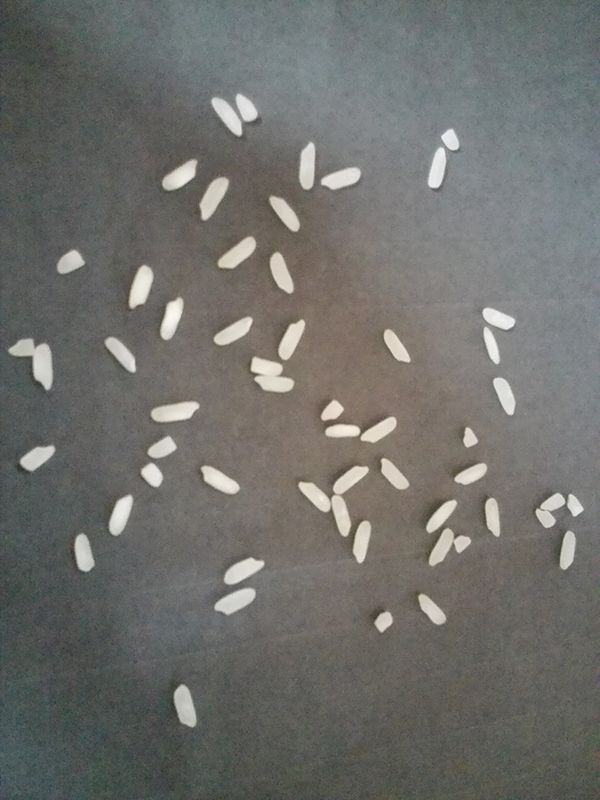
//> input picture OPENCV-C1/2.jpg, 600 x 800 px
$ ./OPENCV-C1   (built with g++ and OpenCV 4)
//> lines starting //> are read from the running program, lines starting //| are printed output that depends on the picture; after the words box and inside, x2 and y2 are one past the last pixel; in counts of white or black regions, pixels touching at a corner belong together
//> further down, frame is the input picture: 800 rows x 600 cols, CV_8UC3; mean B, G, R 107.6, 111.2, 111
### OPENCV-C1/MyCV.h
#pragma once
class MyCV
{
public:
	MyCV();
	~MyCV();

	static Mat spfz(Mat intimg);
	static Mat Two_valued(Mat in, int center);
	static Mat Iterative_threshold_segmentation(Mat in, float cha);//迭代法阈值分割
	static Mat Iterative_threshold_segmentation(Mat in, float cha,int kuainum);
	static Mat Copy(Mat oldimg, Mat addimg, Point oldpoint, Rect addrect);
	static Mat GetBackgroundimg(Mat in, int sizex, int sizey);
	static Mat Mult(Mat oldimg, Mat multimg);
};

### OPENCV-C1/stdafx.h
// stdafx.h : 标准系统包含文件的包含文件，
// 或是经常使用但不常更改的
// 特定于项目的包含文件
//

#pragma once

#include "targetver.h"

#include <stdio.h>
#include <tchar.h>
#include <iostream>
#include <core.hpp>
#include <imgproc.hpp>
#include <highgui.hpp>
#include <vector>

using namespace std;
using namespace cv;


// TODO:  在此处引用程序需要的其他头文件

### OPENCV-C1/MyCV.cpp
#include "stdafx.h"
#include "MyCV.h"


MyCV::MyCV()
{
}


MyCV::~MyCV()
{
}

// [30 lines left out: functions spfz, Two_valued, not called in this run]

Mat MyCV::Iterative_threshold_segmentation(Mat in, float cha){
	float high=0,low=0;
	int highnum = 1, lownum = 1;
	int h = in.rows;
	int w = in.cols;
	for (int i = 0; i < h; i++){
		for (int j = 0; j < w; j++){
			high += in.at<uchar>(i, j);
		}
	}
	float threshold = high/h/w;//阈值
	Mat out(h, w, CV_8U);
	do
	{
		high = 0;
		low = 0;
		highnum = 1;
		lownum = 1;
		for (int i = 0; i < h; i++){
			for (int j = 0; j < w; j++){
				if (in.at<uchar>(i, j) > threshold){
					high += in.at<uchar>(i, j);
					highnum++;
				}
				else{
					low += in.at<uchar>(i, j);
					lownum++;
				}
			}
		}
		if ((high / highnum + low / lownum) / 2 - threshold>cha){
			threshold = (high / highnum + low / lownum) / 2;
		}
		else
		{
			break;
		}
	} while (true);
	//cout << threshold << "<==>" << ((high / highnum + low / lownum) / 2) << endl;
	for (int i = 0; i < h; i++){
		for (int j = 0; j < w; j++){
			if (in.at<uchar>(i, j) >= threshold){
				out.at<uchar>(i, j) = 255;
			}
			else{
				out.at<uchar>(i, j) = 0;
			}
		}
	}
	return out;
}

Mat MyCV::Copy(Mat oldimg, Mat addimg, Point oldpoint, Rect addrect){
//> called with oldpoint = Point(1, 1), addrect = Rect(0, 0, 600, 800)
	Mat out(oldimg);
	int h = oldimg.rows;
//> h = 802
	int w = oldimg.cols;
//> w = 602
	for (int i = oldpoint.y; i < h && i < oldpoint.y + addrect.height; i++){
		for (int j = oldpoint.x; j < w && j < oldpoint.x + addrect.width; j++){
			if (oldimg.type() == CV_8U){
				out.at<uchar>(i, j) = addimg.at<uchar>(i - oldpoint.y + addrect.y, j - oldpoint.x + addrect.x);
			}
			else{
				out.at<Vec3b>(i, j) = addimg.at<Vec3b>(i - oldpoint.y + addrect.y, j - oldpoint.x + addrect.x);
			}
		}
	}
	return out;
}

// [54 lines left out: functions Iterative_threshold_segmentation, GetBackgroundimg, not called in this run]

Mat MyCV::Mult(Mat oldimg, Mat multimg){
	int w, h;
	w = oldimg.cols;
	h = oldimg.rows;
	Mat out(h, w, CV_8U);
	for (int i = 0; i < h; i++){
		for (int j = 0; j < w; j++){
			int x = oldimg.at<uchar>(i, j) - multimg.at<uchar>(i, j);
			if (x < 0) x = 0;
			out.at<uchar>(i, j) = x;
		}
	}
	return out;
}

### OPENCV-C1/OPENCV-C1.cpp
// OPENCV-C1.cpp : 定义控制台应用程序的入口点。
//

#include "stdafx.h"
#include "MyCV.h"

#define  PI 3.1415926

struct Rice{
	bool abandoned = false;
	bool edge = false;
	bool link = false;
	bool incomplete = false;
	int ricenum=1;//预估米粒数
	float circumference;//周长
	float areasize;//面积
	float roundness;//圆形度
	float rectangularity;//矩形度
	float minRectsize;//最小外接圆面积
	float minRectlengthwidthratio;//最小外接圆长宽比
	vector<Point> minRectpoints;
	vector<Point> points;//边缘
	RotatedRect minRect;//最小外接圆
};

struct allRice{
	int areanum = 0;
	int ricenum=0;//预估米粒数
	float circumference = 0;//平均周长
	float areasize = 0;//平均面积
	float roundness = 0;//圆形度
	float rectangularity = 0;//矩形度
	float lengthwidthratio = 0;//长宽比
};

allRice getallRicedata(vector<Rice> rices);
Mat drawRect(Mat input, vector<Point> points);
int _tmain(int argc, _TCHAR* argv[])
{

	Mat frame;

	bool stop = false;
	frame = imread("2.jpg");
	Mat edges(frame.rows+2,frame.cols+2,frame.type(),Scalar(0));
	frame = MyCV::Copy(edges, frame, Point(1, 1), Rect(0, 0, frame.cols, frame.rows));
	//imshow("原图", frame);
	cvtColor(frame, edges, CV_BGR2GRAY);//获取灰度图
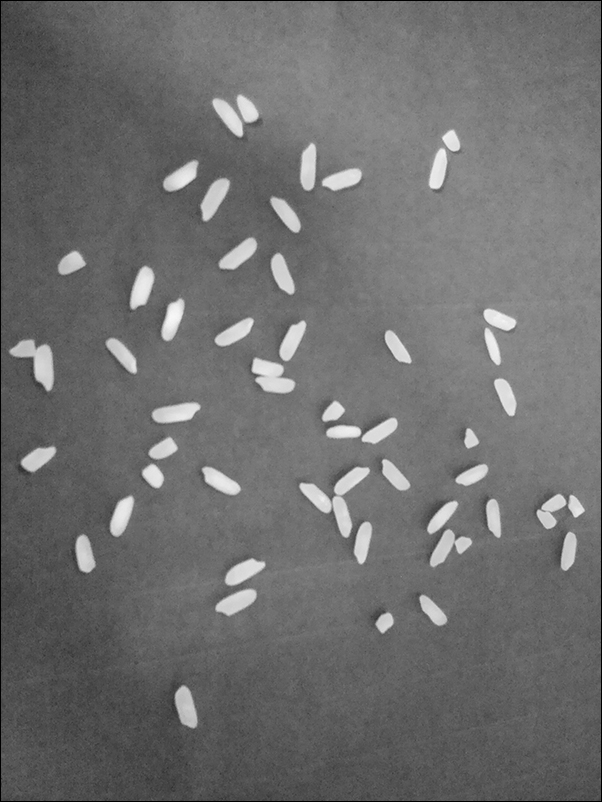
//> edges: 802 rows x 602 cols, CV_8UC1; min 0, max 248, mean 110.1

	GaussianBlur(edges, edges, Size(15, 15), 1.5, 1.5);//高斯模糊
	//获取背景
	Mat back;
	Mat mark = cv::getStructuringElement(2,Size(51,51));
	cv::morphologyEx(edges, back, MORPH_OPEN, mark);//开运算 先腐蚀后膨胀
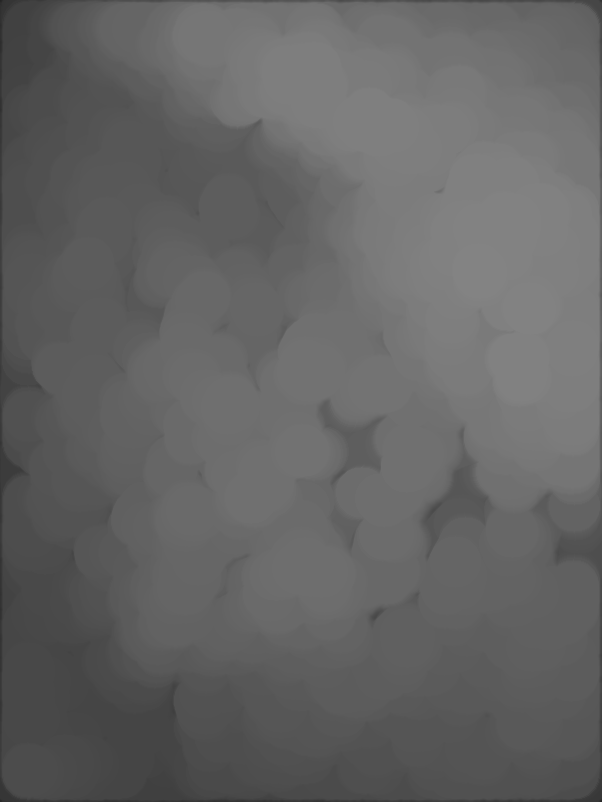
//> back: 802 rows x 602 cols, CV_8UC1; min 36, max 131, mean 100.1
	/*cv::erode(edges, back, mark);
	cv::dilate(back, back, mark);*/

	//imshow("背景", back);

	edges = MyCV::Mult(edges, back);//去背景
//> after the loop in Mult, `for (int i = 0; i < h; i++)`:
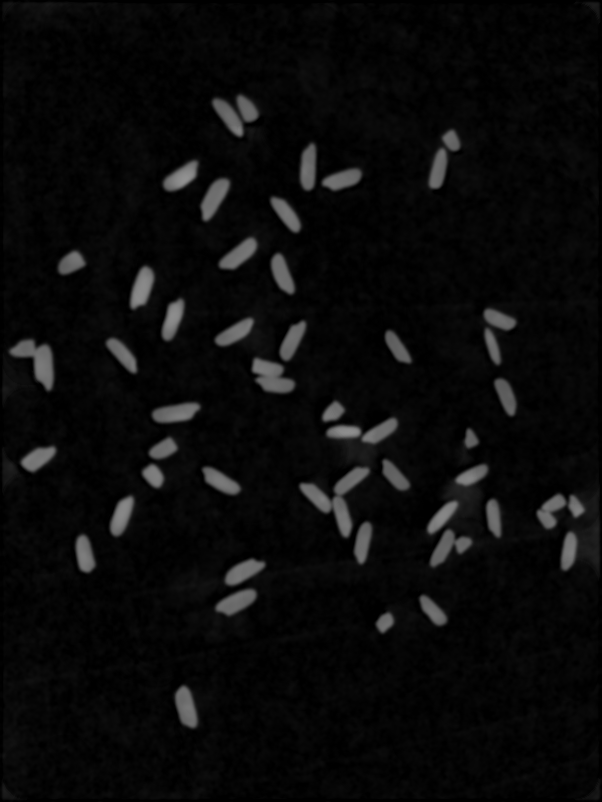
//> out: 802 rows x 602 cols, CV_8UC1; min 0, max 146, mean 10.2

	/////////////////////////////////////////////////////////二值化

	edges = MyCV::Iterative_threshold_segmentation(edges, 0.1);
//> the loop in Iterative_threshold_segmentation, `for (int i = 0; i < h; i++)` made 802 passes
//> high on passes 1 to 3: 129, 441, 1736
//> after the loop in Iterative_threshold_segmentation, `for (int i = 0; i < h; i++)`: high = 4925760
//> in Iterative_threshold_segmentation, `float threshold = high/h/w;`: threshold = 10.2
//> the loop in Iterative_threshold_segmentation, `do` made 5 passes
//> (high, highnum, low, lownum, threshold) on passes 1 to 4: (3133318, 54294, 1792442, 428512, 30.95), (2760928, 31269, 2164832, 451537, 46.55), (2615813, 27425, 2309947, 455381, 50.23), (2577747, 26641, 2348013, 456165, 50.95)
//> (high, highnum, low, lownum) on pass 5: (2577747, 26641, 2348013, 456165)
//> after the loop in Iterative_threshold_segmentation, `do`: high = 2577747; low = 2348013; highnum = 26641; lownum = 456165; threshold = 50.95
//> after the loop in Iterative_threshold_segmentation, `for (int i = 0; i < h; i++)`:
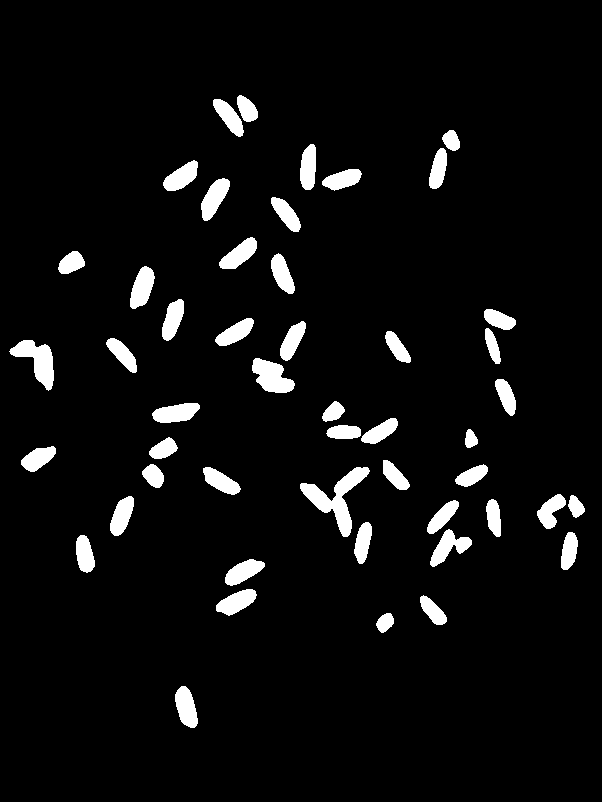
//> out: 802 rows x 602 cols, CV_8UC1; 5.5% white; 49 white regions


	// [4 lines of commented-out code are left out]
	imshow("二值化图", edges);

	// [8 lines of commented-out code are left out]
	Mat out=frame.clone();
	vector<vector<Point>> storage;
	vector<Vec4i> hierarchy;
	vector<Rice> rices;

	//去除边缘的米   默认为一个米


	cv::findContours(edges, storage, hierarchy, CV_RETR_TREE, CV_CHAIN_APPROX_NONE);
//> storage = 49 contours; largest, box (x1, y1, x2, y2) and area: (300, 467, 370, 537) 1455, (9, 340, 54, 391) 995, (252, 358, 295, 393) 883, (130, 266, 155, 309) 646, (201, 178, 230, 221) 646
	for (int i = 0; i < storage.size(); i++)
	{
		Rice newRice;
		//cv::drawContours(out, storage, i, Scalar(255, 0, 0), 1, 8);
		//获取面积
		float areasize = fabs(cv::contourArea(storage.at(i)));
		//获取周长
		vector<Point> points = storage.at(i);
		float circumference = arcLength(points,true);

		//获取最小外接矩形
		RotatedRect minRect = minAreaRect(storage.at(i));

		//最小外接矩形长宽比
		float lengthwidthratio = minRect.size.height / minRect.size.width;
		// [12 lines of commented-out code are left out]
		if (lengthwidthratio < 1)lengthwidthratio = 1 / lengthwidthratio;
		//contour_area_sum += contour_area_tmp; //求所有轮廓的面积和

		//
		Point2f point[4];
		vector<Point> minRectpoints;
		minRect.points(point);
		for (int j = 0; j < 4; j++)
		{
			minRectpoints.push_back(point[j]);
		}
		newRice.points = storage.at(i);
		newRice.minRectpoints = minRectpoints;
		newRice.areasize = areasize;
		newRice.circumference = circumference;
		newRice.minRect = minRect;
		newRice.minRectsize = minRect.size.height*minRect.size.width;
		newRice.minRectlengthwidthratio = lengthwidthratio;
		newRice.roundness = 4 * PI*areasize / circumference / circumference;
		newRice.rectangularity = areasize / newRice.minRectsize;

		rices.push_back(newRice);
		//waitKey(30);
	}
//> this loop made 49 passes
//> (areasize, circumference, lengthwidthratio, newRice.areasize, newRice.circumference, newRice.minRect, newRice.minRectsize, newRice.minRectlengthwidthratio) on passes 1 to 7: (614.5, 106.7, 2.39, 614.5, 106.7, centre (185.5, 707), size (17.9, 42.9), angle -14, 770.5, 2.39), (221, 57.94, 1.38, 221, 57.94, centre (384.8, 621.9), size (19.6, 14.2), angle -39.8, 278.4, 1.38), (394, 86.57, 2.5, 394, 86.57, centre (431.5, 610.5), size (14.1, 35.4), angle -45, 500, 2.5), (599.5, 108, 2.42, 599.5, 108, centre (236.2, 601.9), size (43.4, 17.9), angle -26.6, 776, 2.42), (574.5, 106, 2.48, 574.5, 106, centre (243.3, 570.5), size (43.3, 17.5), angle -29.7, 757.1, 2.48), (491.5, 95.36, 2.28, 491.5, 95.36, centre (83.9, 553.4), size (16.5, 37.6), angle -14, 620, 2.28), (432.5, 92.53, 2.63, 432.5, 92.53, centre (569, 550.7), size (37.9, 14.4), angle -81.9, 546.7, 2.63)
//> (areasize, circumference, lengthwidthratio, newRice.areasize, newRice.circumference, newRice.minRect, newRice.minRectsize, newRice.minRectlengthwidthratio) on pass 48: (530, 107.1, 3.05, 530, 107.1, centre (229.1, 116.2), size (14.9, 45.6), angle -36.3, 681.3, 3.05)
	imshow("OUT", out);
	waitKey();
	allRice allrice = getallRicedata(rices);
	cout <<	"////////////////初始////////////////" << endl;
	cout << "区域总数" << allrice.areanum << endl;
	cout << "预估米粒总数" << allrice .ricenum<< endl;
//| 预估米粒总数49
	cout << "总圆形度" << allrice.roundness<< endl;
//| 总圆形度0.637318
	cout << "总矩形度" << allrice.rectangularity << endl;
//| 总矩形度0.760531
	cout << "总长宽比" << allrice.lengthwidthratio << endl;
//| 总长宽比2.35302
	cout << "平均面积" << allrice.areasize << endl;
//| 平均面积499.98

	for (int i = 0;; i++){

		bool change = false;
		Mat out = frame.clone();

		for (int j = 0; j < rices.size(); j++)
		{
			Rice *rice = &rices.at(j);
			/*vector<Point> points = rices.at(j).minRectpoints;
			out = drawRect(out, points);*/
			if (!rices.at(j).abandoned){
				vector<Point> minRectpoints = rices.at(j).minRectpoints;
				out = drawRect(out, minRectpoints);


				//初始值
				float minsize = allrice.areasize*0.7;
				float maxsize = allrice.areasize*1.5;

				float minlengthwidthratio = allrice.lengthwidthratio*0.8;
				float maxlengthwidthratio = allrice.lengthwidthratio*2;

				float minroundness = allrice.roundness*0.9;
				float maxroundness = allrice.roundness*1.1;


				//去除边缘的米   默认为一个米
				vector<Point> points = rice->points;
				for (int x = 0; x < points.size(); x++)
				{
					Point point = points.at(x);
					if (point.x<2 || point.x>out.cols - 3 || point.y<2 || point.y>out.rows - 3){
						cv::drawContours(out, storage, j, Scalar(255, 0, 0), 1, 8);
						//cout << point.x << "====" << point.y << "====" << j << endl;
						if (rice->areasize < minsize){
							cv::drawContours(out, storage, j, Scalar(255, 0, 255), 1, 8);
							rice->abandoned = true;
							change = true;
						}
						rice->edge = true;
						break;
					}
				}


				//首先检测多米共存
				if (rice->areasize > maxsize&&!rice->abandoned){
					cv::drawContours(out, storage, j, Scalar(255, 255, 0), 1, 8);
					cout << rice->areasize << "====" << allrice.areasize << "====" << rice->areasize / allrice.areasize << endl;
					int sum = rice->areasize / allrice.areasize;
					if (sum + 1 - rice->areasize / allrice.areasize > 0.5){
						sum++;
					}
					rice->abandoned = true;
					rice->ricenum = sum+1;
					rice->link = true;
					change = true;
				}
				//检查残米
				if (rices.at(j).areasize < minsize&&!rice->abandoned){
					cv::drawContours(out, storage, j, Scalar(255, 0, 0), 1, 8);
					// [5 lines of commented-out code are left out]
					if ((rices.at(j).minRectlengthwidthratio<minlengthwidthratio || rices.at(j).minRectlengthwidthratio>maxlengthwidthratio)){
						cv::drawContours(out, storage, j, Scalar(0, 0, 255), 1, 8);
						rice->abandoned = true;
						rice->incomplete = true;
						change = true;
					}
				}
				if ((rices.at(j).minRectlengthwidthratio<minlengthwidthratio || rices.at(j).minRectlengthwidthratio>maxlengthwidthratio) && !rice->abandoned){
					cv::drawContours(out, storage, j, Scalar(0, 255, 0), 1, 8);
					rices.at(j).abandoned = true;
					change = true;
				}


				//cout << rices.at(i).areasize << "===" << allrice.areasize << endl;
				//cv::drawContours(out, storage, j, Scalar(255, 0, 0), 1, 8);
				//cout << rices.at(j).minRectlengthwidthratio << "===" << allrice.lengthwidthratio << endl;
				imshow("OUT", out);
				//waitKey(30);

			}
		}
//> this loop made 49 passes
//| 1455====499.98====2.91012
//| 883====499.98====1.76607
//| 995====499.98====1.99008
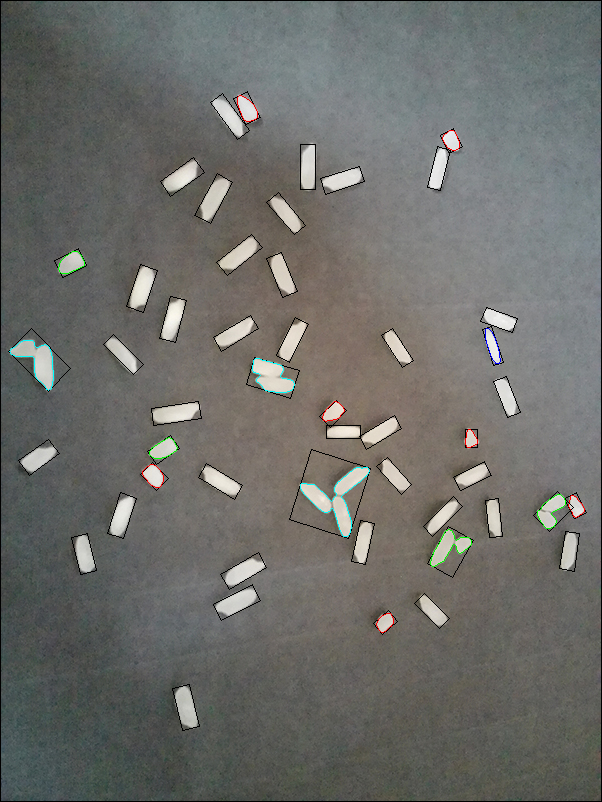
//> out: 802 rows x 602 cols, CV_8UC3; mean B, G, R 105.7, 109.3, 108.8

		imshow("OUT", out);

		waitKey();
		if (change){
			allrice = getallRicedata(rices);
			cout << "////////////////第" << i << "次////////////////" << endl;
			cout << "区域总数" << allrice.areanum << endl;
			cout << "预估米粒总数" << allrice.ricenum << endl;
//| 预估米粒总数53
			cout << "总圆形度" << allrice.roundness << endl;
//| 总圆形度0.627333
			cout << "总矩形度" << allrice.rectangularity << endl;
//| 总矩形度0.787171
			cout << "总长宽比" << allrice.lengthwidthratio << endl;
//| 总长宽比2.68586
			cout << "平均面积" << allrice.areasize << endl;
//| 平均面积499.257
		}
		else{
			cout << "////////////////无变化，检查结束////////////////" << endl;
			break;
		}

	}

	// [23 lines of commented-out code are left out]
	waitKey();
	return 0;
}

allRice getallRicedata(vector<Rice> rices){
	allRice allrice;
	allrice.areanum = rices.size();
	int l = rices.size();
	int activenum=0;
	for (int i = 0; i < l; i++){
		allrice.ricenum += rices.at(i).ricenum;
		if (rices.at(i).abandoned) continue;
		activenum += rices.at(i).ricenum;
		allrice.areasize += rices.at(i).areasize;
		allrice.roundness += rices.at(i).roundness;
		allrice.rectangularity += rices.at(i).rectangularity;
		allrice.lengthwidthratio += rices.at(i).minRectlengthwidthratio;
	}
	allrice.areasize /= activenum;
	allrice.roundness /= activenum;
	allrice.rectangularity /= activenum;
	allrice.lengthwidthratio /= activenum;
	return allrice;
}

Mat drawRect(Mat input, vector<Point> points)
{
	Mat out(input);
	for (int j = 0; j < 4; j++)
	{
		line(out, points.at(j), points.at((j+1)%4), Scalar(0,0,0), 1);
	}
	return out;
}

$ run again, with OPENCV-C1/1.jpg copied over OPENCV-C1/2.jpg
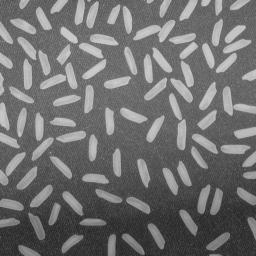
//> input picture OPENCV-C1/1.jpg, 256 x 256 px
//> frame is the input picture: 256 rows x 256 cols, CV_8UC3; min 40, max 204, mean 111.2
//> the loop in Iterative_threshold_segmentation, `for (int i = 0; i < h; i++)` made 258 passes
//> high on passes 1 to 3: 3952, 7866, 13301
//> after the loop in Iterative_threshold_segmentation, `for (int i = 0; i < h; i++)`: high = 1595912
//> in Iterative_threshold_segmentation, `float threshold = high/h/w;`: threshold = 23.98
//> the loop in Iterative_threshold_segmentation, `do` made 5 passes
//> (high, highnum, low, lownum, threshold) on passes 1 to 4: (1374799, 23162, 221113, 43404, 32.23), (1290268, 20123, 305644, 46443, 35.35), (1258442, 19187, 337470, 47379, 36.36), (1248398, 18908, 347514, 47658, 36.66)
//> after the loop in Iterative_threshold_segmentation, `do`: high = 1248398; low = 347514; highnum = 18908; lownum = 47658; threshold = 36.66
//> after the loop in Iterative_threshold_segmentation, `for (int i = 0; i < h; i++)`:
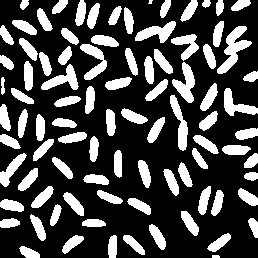
//> out: 258 rows x 258 cols, CV_8UC1; 28.4% white; 90 white regions (1 under 20 px)
//> storage = 90 contours, 2 with area under 20; largest, box (x1, y1, x2, y2) and area: (217, 26, 252, 74) 568, (172, 62, 195, 103) 409, (135, 21, 176, 43) 388, (170, 95, 188, 151) 374, (80, 44, 107, 80) 370
//> the loop `for (int i = 0; i < storage.size(); i++)` made 90 passes
//> the loop in getallRicedata, `for (int i = 0; i < l; i++)` made 90 passes
//| 区域总数90
//| 预估米粒总数90
//| 总圆形度0.559936
//| 总矩形度0.738591
//| 总长宽比2.80962
//| 平均面积181.389
//> the loop `for (int j = 0; j < rices.size(); j++)` made 90 passes
//| 295====181.389====1.62634
//| 374====181.389====2.06187
//| 355.5====181.389====1.95988
//| 365.5====181.389====2.01501
//| 409====181.389====2.25482
//> (output is shown up to pass 59 of 90)
//> after the loop `for (int j = 0; j < rices.size(); j++)`:
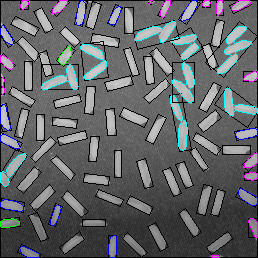
//> out: 258 rows x 258 cols, CV_8UC3; mean B, G, R 104.9, 101.1, 99
//> the loop in getallRicedata (call 2), `for (int i = 0; i < l; i++)` made 90 passes
//| 区域总数90
//| 预估米粒总数112
//| 总圆形度0.571318
//| 总矩形度0.775504
//| 总长宽比3.03612
//| 平均面积177.277
